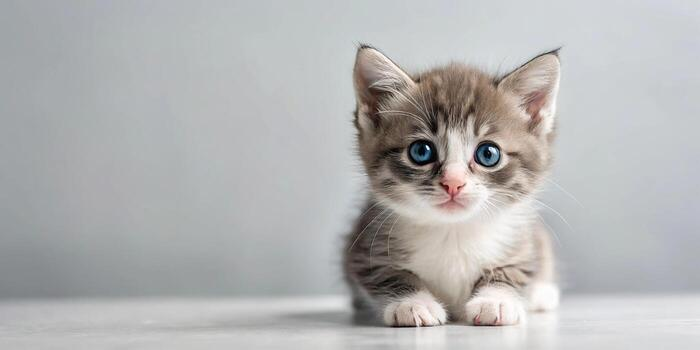
#> input picture 1_OpenCV/3_Morphological_Operations/cat.jpg, 700 x 350 px
$ python 05_morphological_gradient.py
#> lines starting #> are read from the running program, lines starting #| are printed output that depends on the picture; after the words box and inside, x2 and y2 are one past the last pixel; in counts of white or black regions, pixels touching at a corner belong together
# Morphological Gradient?
# Gradient means sudden changes
# The Morphological Gradient highlights the boundary (outline) of objects.

# Original
# ██████████
# ██████████
# ██████████
# ██████████
# After Dilation
# ████████████
# ████████████
# ████████████
# ████████████

# The object becomes larger.

# After Erosion
# ████████
# ████████
# ████████
# ████████

# The object becomes smaller.

# Gradient = Dilation − Erosion
# ████████████
# ██        ██
# ██        ██
# ████████████

# Only the boundary remains.


import cv2
import numpy as np

# Read image
img = cv2.imread("cat.jpg")
#> img is the input picture: shape (350, 700, 3); mean B, G, R 179.9, 179.9, 180

# Convert to grayscale
gray = cv2.cvtColor(img, cv2.COLOR_BGR2GRAY)

# Binary threshold
_, thresh = cv2.threshold(gray, 127, 255, cv2.THRESH_BINARY)
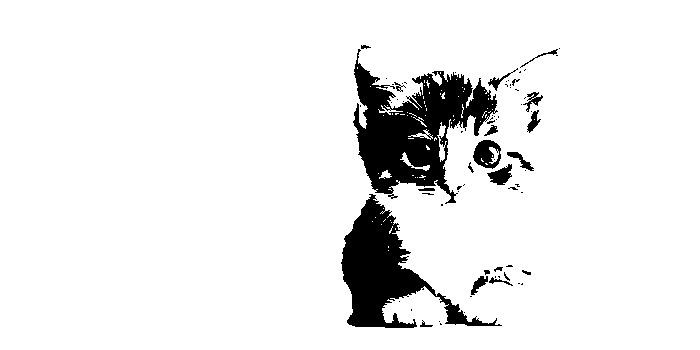
#> thresh: shape (350, 700); 92.2% white; 75 black regions (54 under 20 px), largest, box (x1, y1, x2, y2) and area: (353, 49, 498, 204) 9991, (341, 194, 502, 328) 7035, (473, 140, 501, 169) 521

# Kernel
kernel = np.ones((5,5), np.uint8)

# Morphological Gradient
gradient = cv2.morphologyEx(
    thresh,
    cv2.MORPH_GRADIENT,
    kernel
)
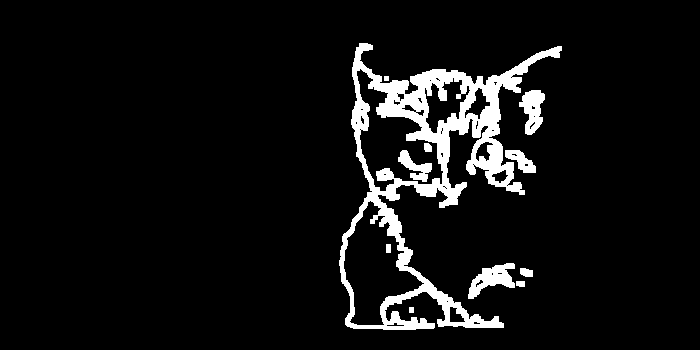
#> gradient: shape (350, 700); 6.9% white; 11 white regions, largest, box (x1, y1, x2, y2) and area: (339, 43, 562, 330) 14195, (468, 263, 515, 299) 821, (519, 90, 545, 135) 706

# Display
cv2.imshow("Threshold", thresh)
cv2.imshow("Morphological Gradient", gradient)

cv2.waitKey(0)
cv2.destroyAllWindows()


# Outer expanded pixels   ✅
# Original boundary       ✅
# Inner boundary          ✅


# "Morphological Gradient gives the object's boundary."

# This is conceptually true, but technically it's more accurate to say:

# Morphological Gradient produces a boundary band whose thickness depends on the kernel size.

# With a 3×3 kernel, the band is thin.

# With a 9×9 kernel, the band becomes much thicker because:

# Dilation expands farther outward.
# Erosion shrinks farther inward.

# So the remaining difference becomes wider.
